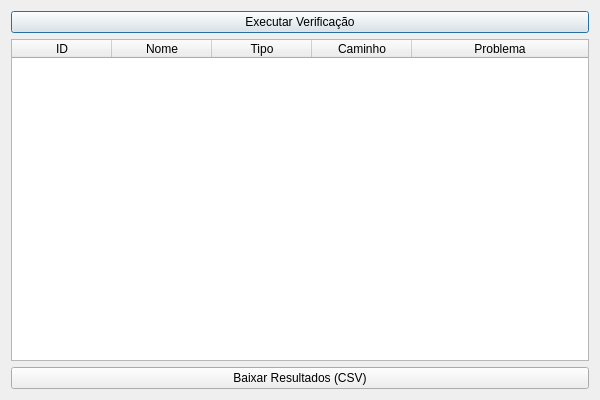
<?xml version="1.0" encoding="UTF-8"?>
<ui version="4.0">
 <class>VerificarInconsistenciasDialog</class>
 <widget class="QDialog" name="VerificarInconsistenciasDialog">
  <property name="geometry">
   <rect>
    <x>0</x>
    <y>0</y>
    <width>600</width>
    <height>400</height>
   </rect>
  </property>
  <property name="windowTitle">
   <string>Verificar Inconsistências</string>
  </property>
  <layout class="QVBoxLayout" name="verticalLayout">
   <item>
    <widget class="QPushButton" name="executarVerificacaoButton">
     <property name="text">
      <string>Executar Verificação</string>
     </property>
    </widget>
   </item>
   <item>
    <widget class="QTableWidget" name="resultadosTable">
     <property name="columnCount">
      <number>5</number>
     </property>
     <attribute name="horizontalHeaderStretchLastSection">
      <bool>true</bool>
     </attribute>
     <column>
      <property name="text">
       <string>ID</string>
      </property>
     </column>
     <column>
      <property name="text">
       <string>Nome</string>
      </property>
     </column>
     <column>
      <property name="text">
       <string>Tipo</string>
      </property>
     </column>
     <column>
      <property name="text">
       <string>Caminho</string>
      </property>
     </column>
     <column>
      <property name="text">
       <string>Problema</string>
      </property>
     </column>
    </widget>
   </item>
   <item>
    <widget class="QPushButton" name="baixarCSVButton">
     <property name="text">
      <string>Baixar Resultados (CSV)</string>
     </property>
    </widget>
   </item>
  </layout>
 </widget>
 <resources/>
 <connections/>
</ui>
